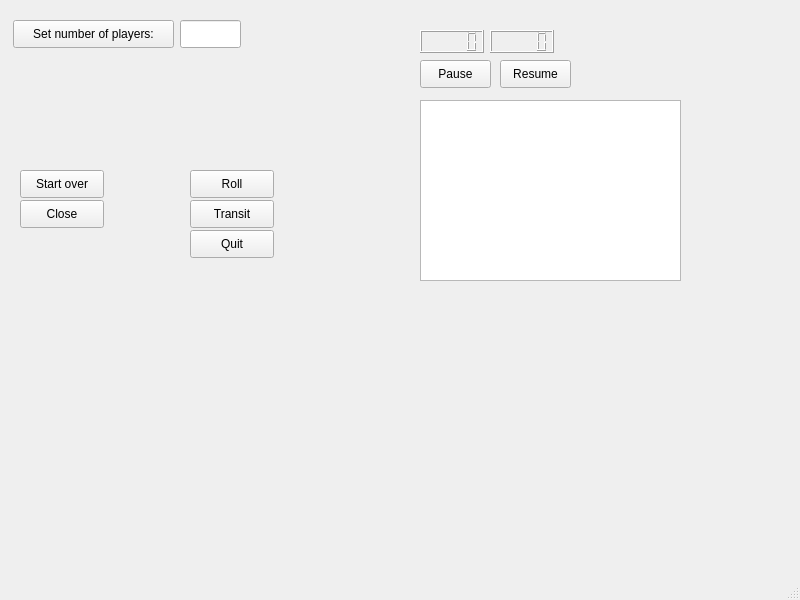
<?xml version="1.0" encoding="UTF-8"?>
<ui version="4.0">
 <class>MainWindow</class>
 <widget class="QMainWindow" name="MainWindow">
  <property name="geometry">
   <rect>
    <x>0</x>
    <y>0</y>
    <width>800</width>
    <height>600</height>
   </rect>
  </property>
  <property name="windowTitle">
   <string>MainWindow</string>
  </property>
  <widget class="QWidget" name="centralwidget">
   <widget class="QPushButton" name="CloseButton">
    <property name="geometry">
     <rect>
      <x>20</x>
      <y>200</y>
      <width>84</width>
      <height>28</height>
     </rect>
    </property>
    <property name="text">
     <string>Close</string>
    </property>
   </widget>
   <widget class="QLineEdit" name="numPlayers">
    <property name="geometry">
     <rect>
      <x>180</x>
      <y>20</y>
      <width>61</width>
      <height>28</height>
     </rect>
    </property>
   </widget>
   <widget class="QPushButton" name="StartOverButton">
    <property name="geometry">
     <rect>
      <x>20</x>
      <y>170</y>
      <width>84</width>
      <height>28</height>
     </rect>
    </property>
    <property name="text">
     <string>Start over</string>
    </property>
   </widget>
   <widget class="QPushButton" name="numOfPlayersButton">
    <property name="geometry">
     <rect>
      <x>13</x>
      <y>20</y>
      <width>161</width>
      <height>28</height>
     </rect>
    </property>
    <property name="text">
     <string>Set number of players:</string>
    </property>
   </widget>
   <widget class="QPushButton" name="rollButton">
    <property name="geometry">
     <rect>
      <x>190</x>
      <y>170</y>
      <width>84</width>
      <height>28</height>
     </rect>
    </property>
    <property name="text">
     <string>Roll</string>
    </property>
   </widget>
   <widget class="QPushButton" name="transitButton">
    <property name="geometry">
     <rect>
      <x>190</x>
      <y>200</y>
      <width>84</width>
      <height>28</height>
     </rect>
    </property>
    <property name="text">
     <string>Transit</string>
    </property>
   </widget>
   <widget class="QPushButton" name="quitButton">
    <property name="geometry">
     <rect>
      <x>190</x>
      <y>230</y>
      <width>84</width>
      <height>28</height>
     </rect>
    </property>
    <property name="text">
     <string>Quit</string>
    </property>
   </widget>
   <widget class="QTextBrowser" name="resultsBrowser">
    <property name="geometry">
     <rect>
      <x>420</x>
      <y>100</y>
      <width>261</width>
      <height>181</height>
     </rect>
    </property>
   </widget>
   <widget class="QLCDNumber" name="lcdNumberMin">
    <property name="geometry">
     <rect>
      <x>420</x>
      <y>30</y>
      <width>64</width>
      <height>23</height>
     </rect>
    </property>
   </widget>
   <widget class="QLCDNumber" name="lcdNumberSec">
    <property name="geometry">
     <rect>
      <x>490</x>
      <y>30</y>
      <width>64</width>
      <height>23</height>
     </rect>
    </property>
   </widget>
   <widget class="QPushButton" name="pauseButton">
    <property name="geometry">
     <rect>
      <x>420</x>
      <y>60</y>
      <width>71</width>
      <height>28</height>
     </rect>
    </property>
    <property name="text">
     <string>Pause</string>
    </property>
   </widget>
   <widget class="QPushButton" name="resumeButton">
    <property name="geometry">
     <rect>
      <x>500</x>
      <y>60</y>
      <width>71</width>
      <height>28</height>
     </rect>
    </property>
    <property name="text">
     <string>Resume</string>
    </property>
   </widget>
  </widget>
  <widget class="QMenuBar" name="menubar">
   <property name="geometry">
    <rect>
     <x>0</x>
     <y>0</y>
     <width>800</width>
     <height>25</height>
    </rect>
   </property>
  </widget>
  <widget class="QStatusBar" name="statusbar"/>
 </widget>
 <resources/>
 <connections>
  <connection>
   <sender>CloseButton</sender>
   <signal>clicked()</signal>
   <receiver>MainWindow</receiver>
   <slot>close()</slot>
   <hints>
    <hint type="sourcelabel">
     <x>143</x>
     <y>248</y>
    </hint>
    <hint type="destinationlabel">
     <x>191</x>
     <y>256</y>
    </hint>
   </hints>
  </connection>
 </connections>
</ui>
